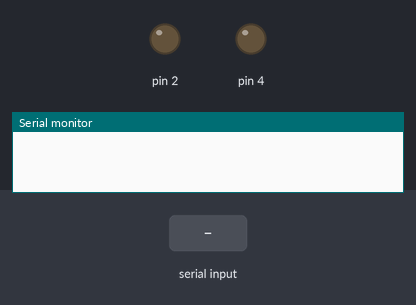
The sketch below on a simulated Arduino Uno, built with avr-gcc and run on an emulated ATmega328P. Shown: output pins drawn as LEDs (lit = HIGH), the last lines printed to the serial monitor. Inputs (shaded band) come from the test bench.

Above: at 1.2 s.
1.3 s: "p" received over Serial
At 2.2 s:
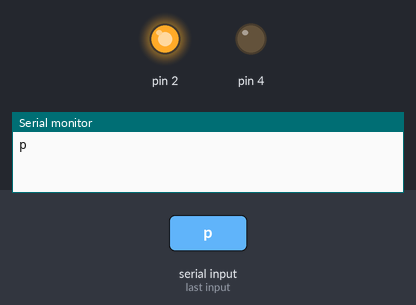
2.8 s: "s" received over Serial
At 3.3 s:
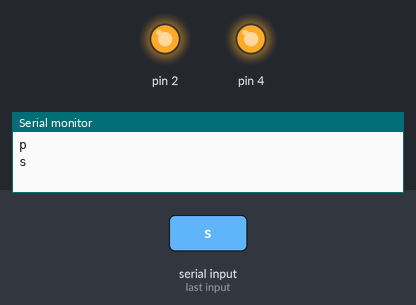
4.3 s: "p" received over Serial
At 5.7 s:
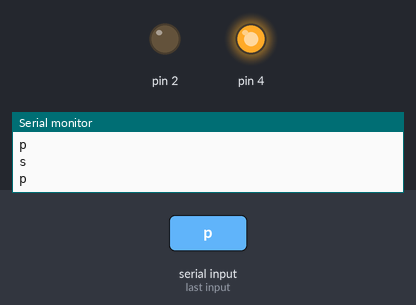
Timing chart, 0 to 7.3 s (numbered marks = the images above; inputs shaded):
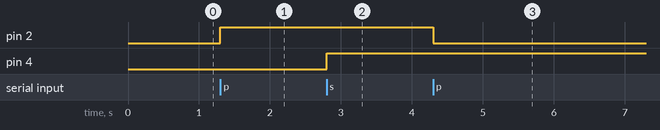

Measured:
- after the input at 1.3 s, pin 2: LOW → HIGH at once
- after the input at 2.8 s, pin 4: LOW → HIGH at once
- after the input at 4.3 s, pin 2: HIGH → LOW at once

The sketch:

relays.ino
```cpp
void setup() {
  Serial.begin(9600);
  pinMode(2, OUTPUT);
  pinMode(4, OUTPUT);
  relay1(false);
  relay2(false);
}
bool relay_1_st = false;
bool relay_2_st = false;
void loop()
{
  if (Serial.available() > 0)
  {
    char data = (char)Serial.read();
    Serial.println(data);
    if (data == 'p')
    {
      relay_1_st = !relay_1_st;
    }
    if (data == 's')
    {
      relay_2_st = !relay_2_st;
    }
    relay1(relay_1_st);
    relay2(relay_2_st);
  }

}

void relay1(bool st)
{
  digitalWrite(2, st);
}
void relay2(bool st)
{
  digitalWrite(4, st);
  digitalWrite(6, 0);
}
```
